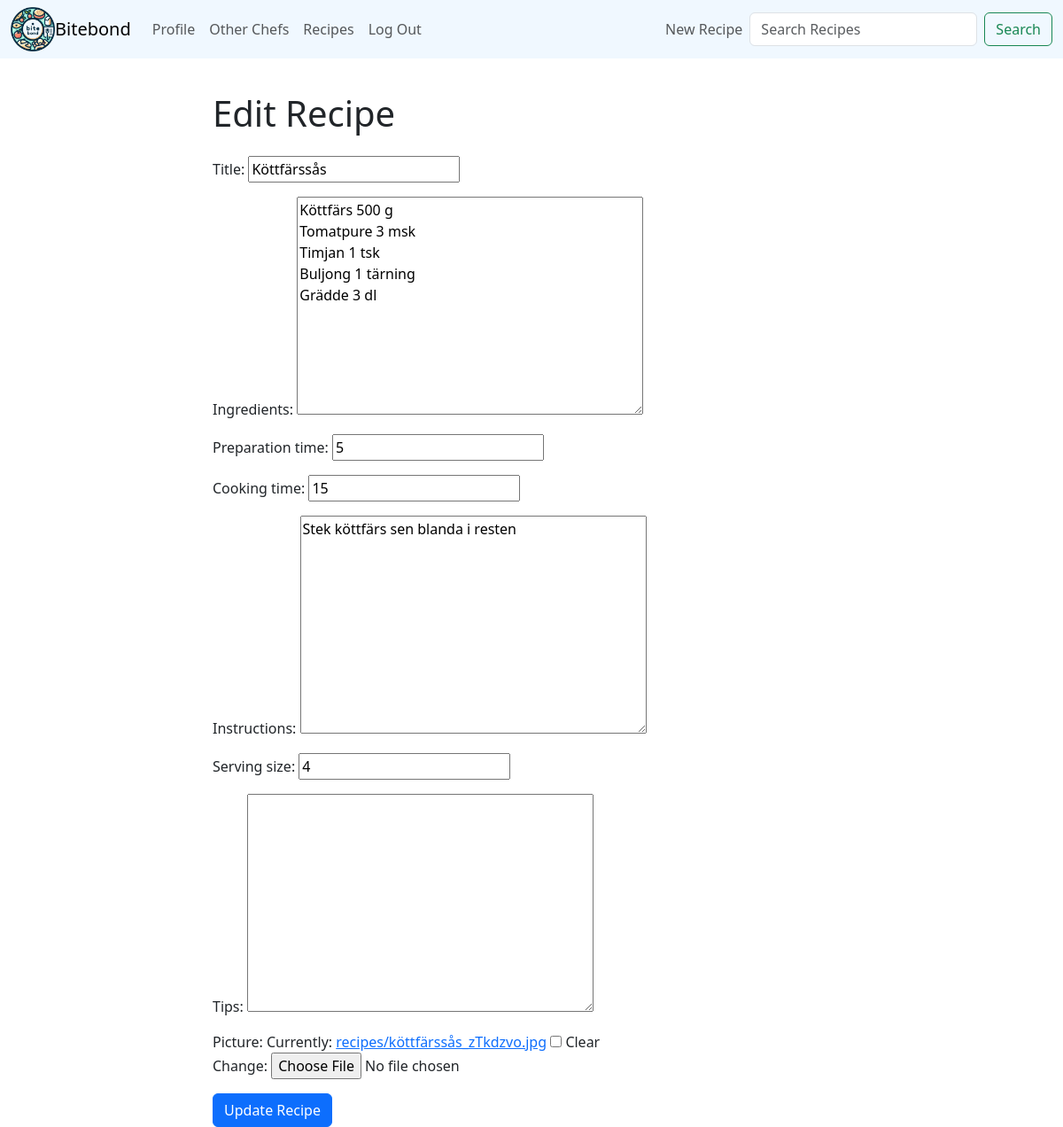
The app's page /edit_recipe/1/ (signed in) with its own data.
### app/models.py (models this page shows, shortened)
class Recipe(models.Model):
    user = models.ForeignKey(User, on_delete=models.CASCADE, related_name='recipes', default=1)  # Provide a default user ID
    title = models.CharField(max_length=255)
    ingredients = models.TextField()
    instructions = models.TextField()
    cooking_time = models.IntegerField()
    preparation_time = models.IntegerField()
    serving_size = models.IntegerField()
    tips = models.TextField(blank=True, null=True)
    picture = models.ImageField(upload_to='recipes/', blank=True, null=True)
    created_at = models.DateTimeField(default=timezone.now)

### app/views.py (the view)
# urls.py: path('edit_recipe/<int:recipe_id>/', views.edit_recipe, name='edit_recipe'),
@login_required
def edit_recipe(request, recipe_id):
    recipe = get_object_or_404(Recipe, id=recipe_id)
    if request.method == 'POST':
        form = RecipeForm(request.POST, request.FILES, instance=recipe)
        if form.is_valid():
            form.save()
            return redirect('home')
    else:
        form = RecipeForm(instance=recipe)
    return render(request, 'edit_recipe.html', {'form': form})

### app/forms.py
class RecipeForm(forms.ModelForm):
    class Meta:
        model = Recipe
        fields = ['title', 'ingredients', 'preparation_time', 'cooking_time', 'instructions', 'serving_size', 'tips', 'picture']

### app/templates/edit_recipe.html (shortened to what this page needs)
{% extends 'base.html' %}
{% load static %}
{% block content %}
<div class="container mt-5">
    <div class="row">
        <div class="col-md-8 offset-md-2">
            <h1 class="mb-4">Edit Recipe</h1>
            <form method="post" enctype="multipart/form-data">
                {{ form.as_p }}
                <button type="submit" class="btn btn-primary">Update Recipe</button>
            </form>
        </div>
    </div>
</div>
{% endblock %}

### static/css/styles.css (style rules this page uses)
body { padding-top: 56px; }

### records on screen
Recipe: title "Köttfärssås", ingredients "Köttfärs 500 g Tomatpure 3 msk Timjan 1 tsk Buljong 1 tärning Grädde 3 dl", preparation_time "5", cooking_time "15", instructions "Stek köttfärs sen blanda i resten", serving_size "4"
